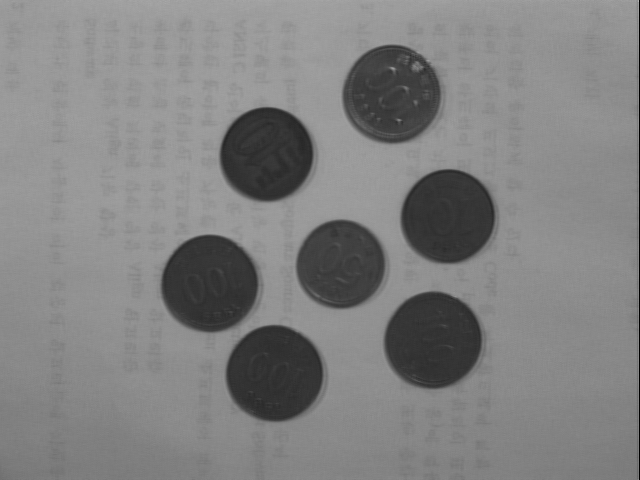
#> input picture Vision/images/coin1.bmp, 640 x 480 px, found by its file name
$ python histogram_equalization.py
#> lines starting #> are read from the running program, lines starting #| are printed output that depends on the picture
# #-*-coding:utf-8-*-
# import cv2
# import numpy as np
# import matplotlib.pyplot as plt
#
# FILENAME = 'coin1.bmp'
# img = cv2.imread(FILENAME, cv2.IMREAD_COLOR)
#
# hist, bins = np.histogram(img.flatten(), 256,[0,256])
#
# cdf = hist.cumsum()
#
# # cdf의 값이 0인 경우는 mask처리를 하여 계산에서 제외
# # mask처리가 되면 Numpy 계산에서 제외가 됨
# # 아래는 cdf array에서 값이 0인 부분을 mask처리함
# cdf_m = np.ma.masked_equal(cdf,0)
#
# #History Equalization 공식
# cdf_m = (cdf_m - cdf_m.min())*255/(cdf_m.max()-cdf_m.min())
#
# # Mask처리를 했던 부분을 다시 0으로 변환
# cdf = np.ma.filled(cdf_m,0).astype('uint8')
#
# img2 = cdf[img]
# cv2.imshow('img',img)
# cv2.imshow('histogram_equalized image',img2)
# cv2.waitKey(0)
# cv2.destroyAllWindows()
#
# plt.subplot(121),plt.imshow(img),plt.title('Original')
# plt.subplot(122),plt.imshow(img2),plt.title('Equalization')
# plt.show()

###############################

#-*-coding:utf-8-*-
import cv2
import numpy as np
import matplotlib.pyplot as plt

FILENAME = 'coin1.bmp'
img = cv2.imread(FILENAME,0);
#> img is the input picture: shape (480, 640); min 0, max 182, mean 128.9

# OpenCV의 Equaliztion함수
img2 = cv2.equalizeHist(img)
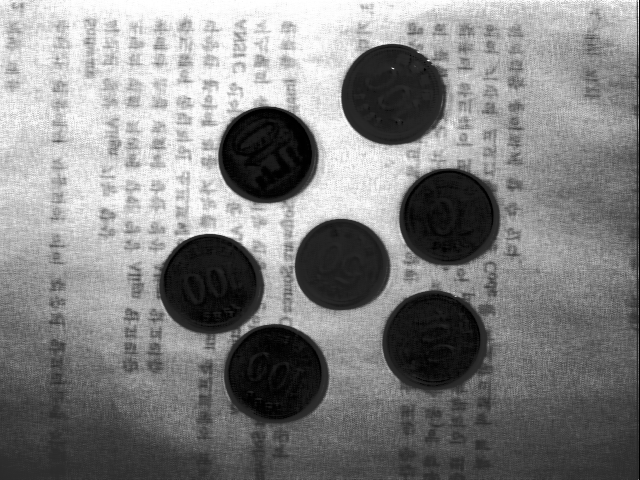
#> img2: shape (480, 640); min 0, max 255, mean 130.2

plt.hist(img.ravel(), 256, [0,256])
plt.show()
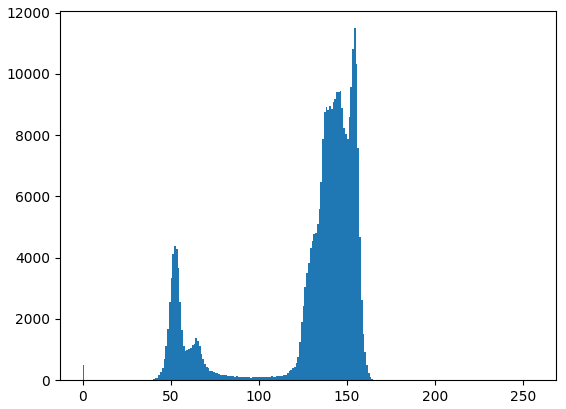
#> figure drawn by matplotlib, 1 panel; tallest bar 11489 high, from x = 154 to 155
plt.hist(img2.ravel(), 256, [0,256])
plt.show()
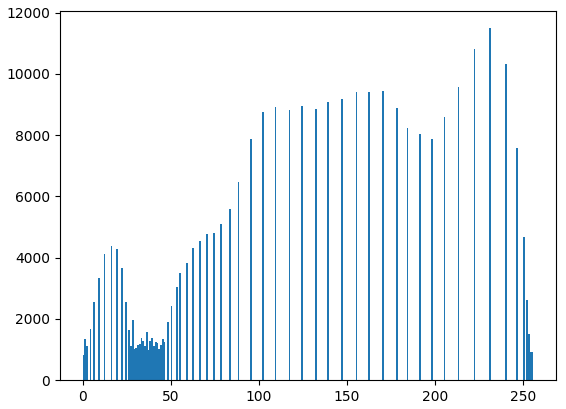
#> figure drawn by matplotlib, 1 panel; tallest bar 11489 high, from x = 231 to 232

img = cv2.resize(img,(400,400))
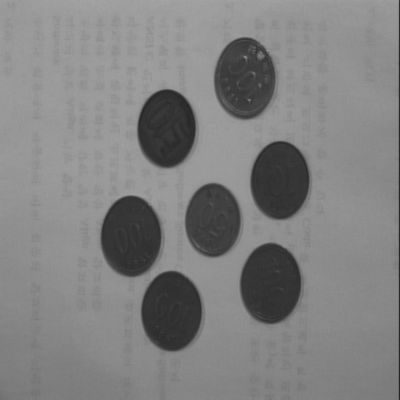
#> img: shape (400, 400); min 36, max 165, mean 128.8
img2 = cv2.resize(img2,(400,400))
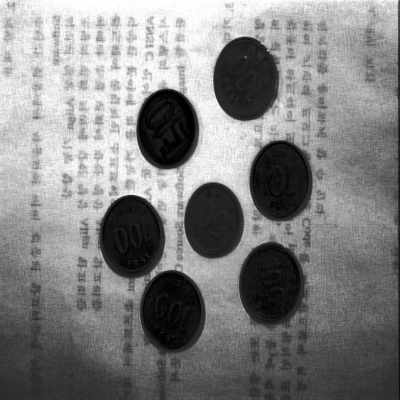
#> img2: shape (400, 400); min 0, max 255, mean 130

dst = np.hstack((img, img2))
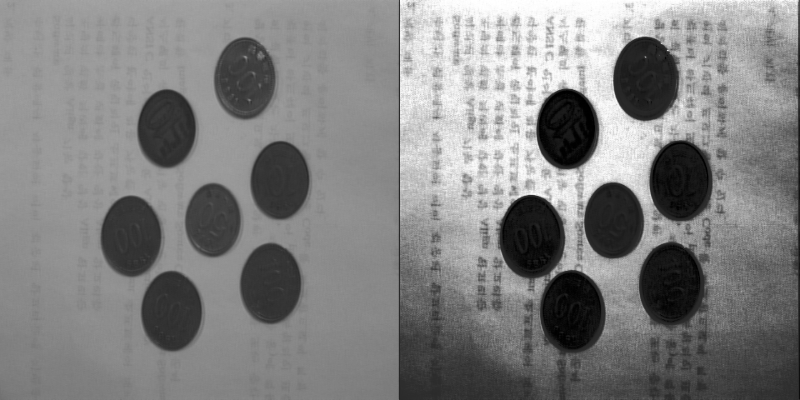
#> dst: shape (400, 800); min 0, max 255, mean 129.4
cv2.imshow('img',dst)
cv2.waitKey(0)
cv2.destroyAllWindows()

$ run again, with Vision/images/coin2.bmp copied over Vision/images/coin1.bmp
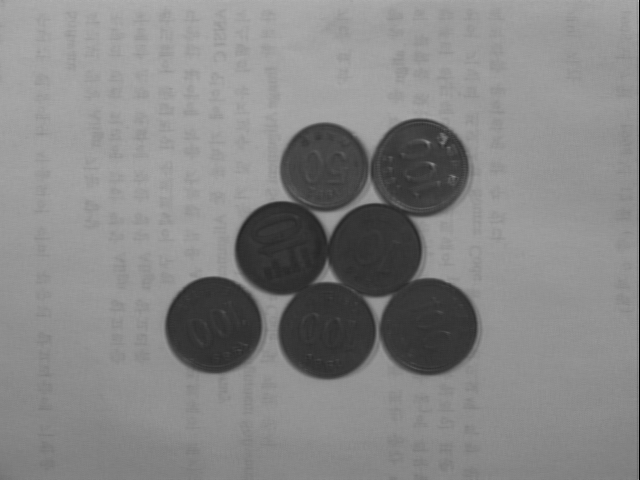
#> input picture Vision/images/coin2.bmp, 640 x 480 px, found by its file name
#> img is the input picture: shape (480, 640); min 0, max 191, mean 134.3
#> img: shape (400, 400)
#> `img2 = cv2.resize(img2,(400,400))`:
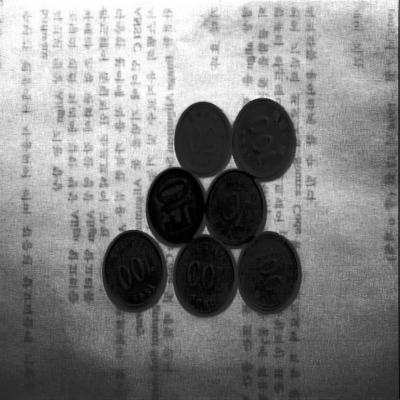
#> img2: shape (400, 400); min 0, max 255, mean 129.6
#> `dst = np.hstack((img, img2))`:
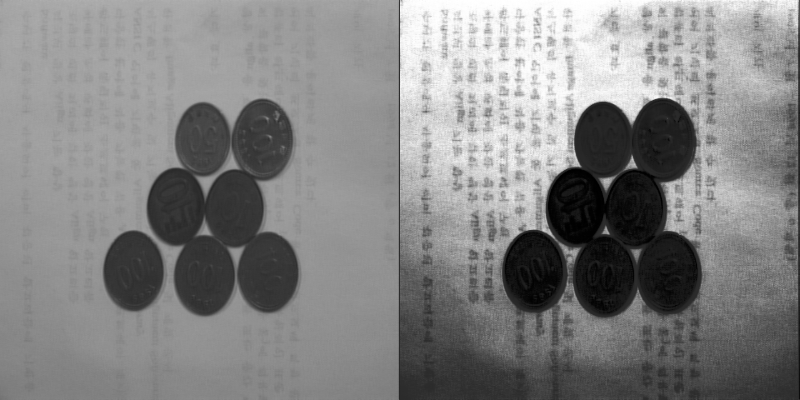
#> dst: shape (400, 800); min 0, max 255, mean 131.9

$ run again, with Vision/images/coin3.bmp copied over Vision/images/coin1.bmp
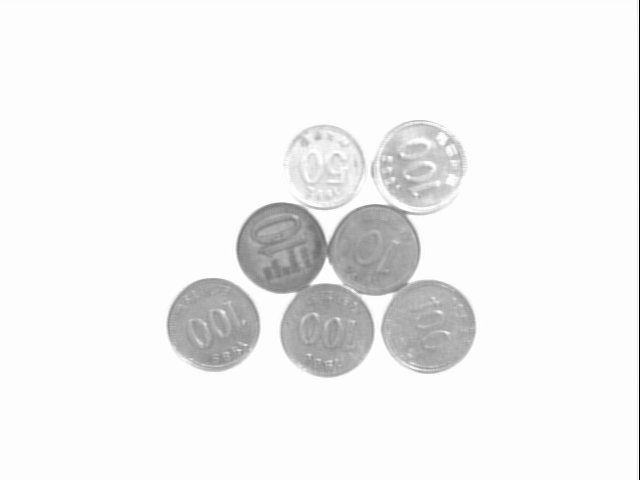
#> input picture Vision/images/coin3.bmp, 640 x 480 px, found by its file name
#> img is the input picture: shape (480, 640); min 0, max 254, mean 241.4
#> img: shape (400, 400)
#> `img2 = cv2.resize(img2,(400,400))`:
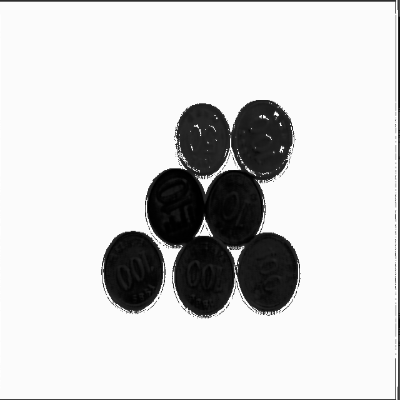
#> img2: shape (400, 400); min 0, max 255, mean 210.8
#> `dst = np.hstack((img, img2))`:
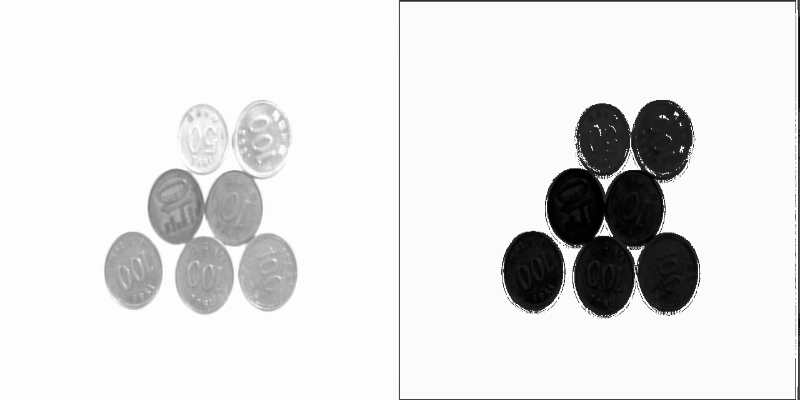
#> dst: shape (400, 800); min 0, max 255, mean 226

$ run again, with Vision/images/coin4.bmp copied over Vision/images/coin1.bmp
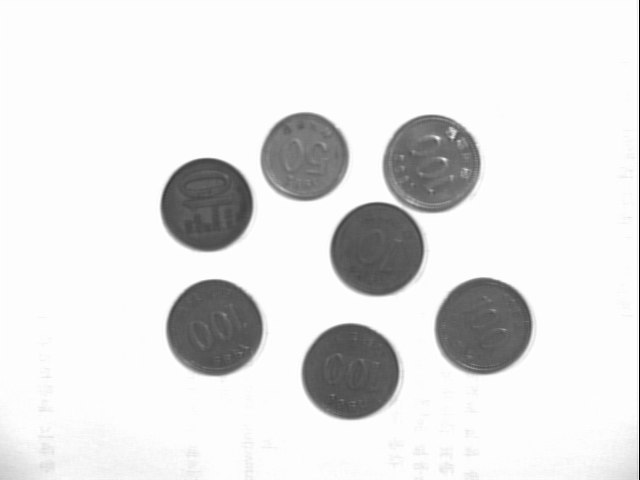
#> input picture Vision/images/coin4.bmp, 640 x 480 px, found by its file name
#> img is the input picture: shape (480, 640); min 0, max 254, mean 227
#> img: shape (400, 400)
#> `img2 = cv2.resize(img2,(400,400))`:
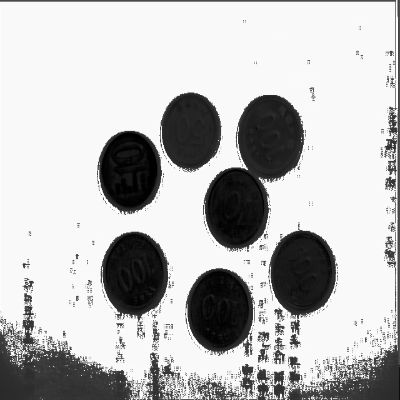
#> img2: shape (400, 400); min 0, max 255, mean 188
#> `dst = np.hstack((img, img2))`:
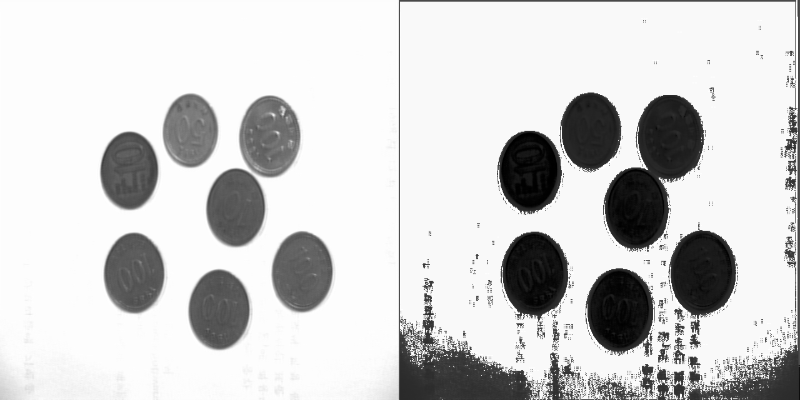
#> dst: shape (400, 800); min 0, max 255, mean 207.4
